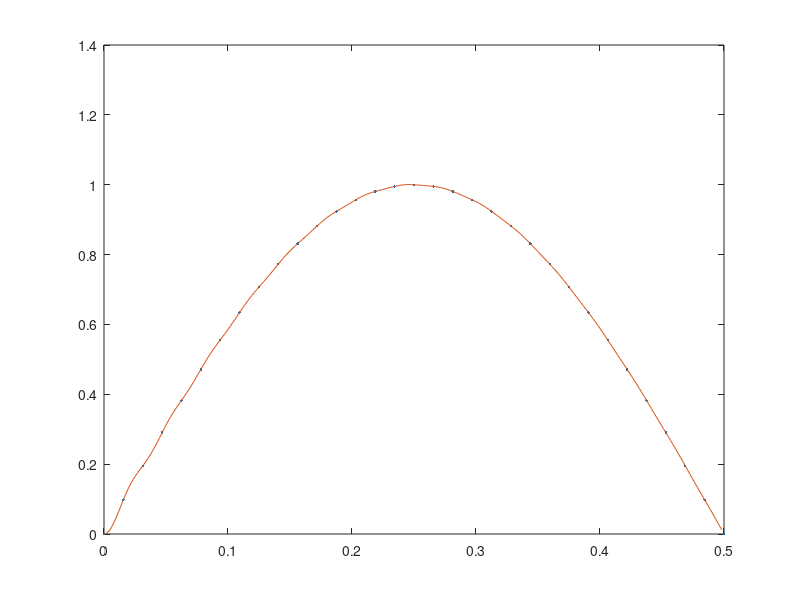

The MATLAB source for this figure:
% frequency sampling design of linear phase FIR filter

N = 64;                         % FFT length = filter length
np = floor(N/2) + 1;            % number of independent frequency points
n = 0:np-1;
w = n*2*pi/N;                   % frequency vector
M = sin(n*pi/(np-1));           % some desired magnitude response
D = M.*exp(-1i*(N-1)/2*w);      % desired complex frequency response (linear phase)
D = [D,conj(D(N-np+1:-1:2))];   % append redundant points for IFFT
h = ifft(D);                    % compute impulse response
max(abs(imag(h)))               % should be very close to 0
h = real(h);                    % remove numerical inaccuracies

% check result
[H,w2] = freqz(h,1,4*N);
plot(w/2/pi,abs(D(1:np)),'.',w2/2/pi,abs(H))

